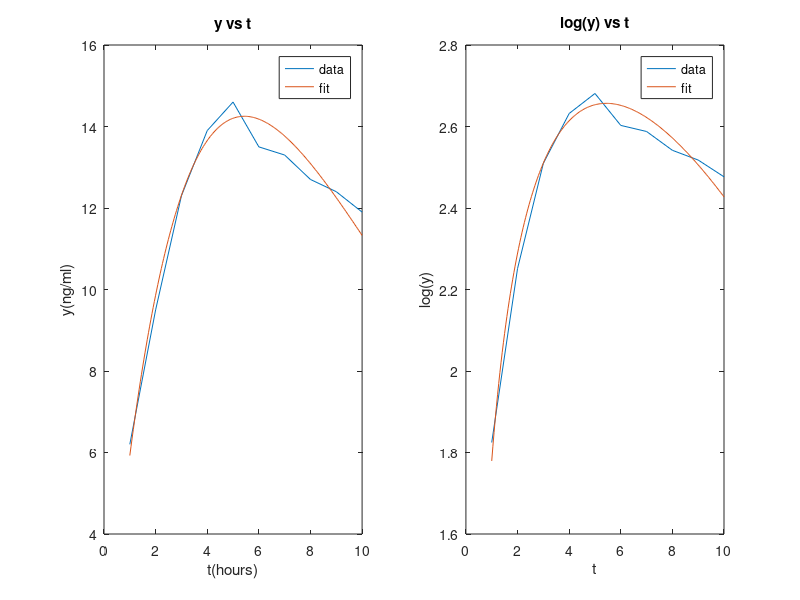

MATLAB code for this plot:
t=(1:10)';
y=[6.2 9.5 12.3 13.9 14.6 13.5 13.3 12.7 12.4 11.9]';
z=log(y./t);
d=[ones(size(t)) t];
ab=(d'*d)\(d'*z);
a=ab(1); 
b=ab(2);
c1=exp(a);
c2=b;
tvec=linspace(min(t),max(t),200)';
ypred=c1*tvec.*exp(c2*tvec);
fprintf('c1=%.6g,c2=%.6g\n',c1,c2);
figure;
subplot(1,2,1)
plot(t,y); 
hold on
plot(tvec,ypred);
xlabel('t(hours)'); 
ylabel('y(ng/ml)');
title('y vs t');
legend('data','fit')
subplot(1,2,2)
plot(t,log(y)); 
hold on
plot(tvec,log(c1*tvec.*exp(c2*tvec)));
xlabel('t');
ylabel('log(y)');
title('log(y) vs t');
legend('data','fit')
